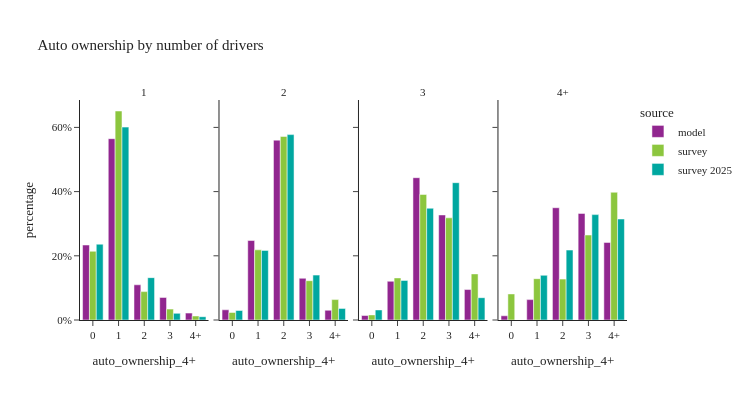

Write notebook code for a chart like this one.
### Code cell
util.plot_share_facetbar(hh_data.loc[hh_data['num_drivers_4+']!="0"], 'hh_weight', share_col="auto_ownership_4+", title="Auto ownership by number of drivers", 
                            facet_col="num_drivers_4+", facet_col_wrap=4, height=400, orientation='v')

### Figure 1 — Plotly figure (JSON) as saved in the notebook; plotly's stock layout.template omitted (floating-point values rounded to 4 significant figures)
{"data": [{"alignmentgroup": "True", "customdata": [[122472], [296186], [57488], [36866], [11291]], "hovertemplate": "source=model<br>num_drivers_4+=1<br>auto_ownership_4+=%{x}<br>percentage=%{y}<br>sample_size=%{customdata[0]}<extra></extra>", "legendgroup": "model", "marker": {"color": "#91268F", "pattern": {"shape": ""}}, "name": "model", "offsetgroup": "model", "orientation": "v", "showlegend": true, "textposition": "auto", "type": "bar", "x": ["0", "1", "2", "3", "4+"], "xaxis": "x", "y": [0.2336, 0.5649, 0.1096, 0.07031, 0.02154], "yaxis": "y"}, {"alignmentgroup": "True", "customdata": [[27166], [211585], [478809], [111035], [25918]], "hovertemplate": "source=model<br>num_drivers_4+=2<br>auto_ownership_4+=%{x}<br>percentage=%{y}<br>sample_size=%{customdata[0]}<extra></extra>", "legendgroup": "model", "marker": {"color": "#91268F", "pattern": {"shape": ""}}, "name": "model", "offsetgroup": "model", "orientation": "v", "showlegend": false, "textposition": "auto", "type": "bar", "x": ["0", "1", "2", "3", "4+"], "xaxis": "x2", "y": [0.03179, 0.2476, 0.5603, 0.1299, 0.03033], "yaxis": "y2"}, {"alignmentgroup": "True", "customdata": [[2899], [25057], [92115], [68005], [19720]], "hovertemplate": "source=model<br>num_drivers_4+=3<br>auto_ownership_4+=%{x}<br>percentage=%{y}<br>sample_size=%{customdata[0]}<extra></extra>", "legendgroup": "model", "marker": {"color": "#91268F", "pattern": {"shape": ""}}, "name": "model", "offsetgroup": "model", "orientation": "v", "showlegend": false, "textposition": "auto", "type": "bar", "x": ["0", "1", "2", "3", "4+"], "xaxis": "x3", "y": [0.01395, 0.1206, 0.4433, 0.3273, 0.0949], "yaxis": "y3"}, {"alignmentgroup": "True", "customdata": [[1950], [9445], [52021], [49390], [35934]], "hovertemplate": "source=model<br>num_drivers_4+=4+<br>auto_ownership_4+=%{x}<br>percentage=%{y}<br>sample_size=%{customdata[0]}<extra></extra>", "legendgroup": "model", "marker": {"color": "#91268F", "pattern": {"shape": ""}}, "name": "model", "offsetgroup": "model", "orientation": "v", "showlegend": false, "textposition": "auto", "type": "bar", "x": ["0", "1", "2", "3", "4+"], "xaxis": "x4", "y": [0.01311, 0.0635, 0.3497, 0.3321, 0.2416], "yaxis": "y4"}, {"alignmentgroup": "True", "customdata": [[511], [994], [125], [25], [14]], "hovertemplate": "source=survey<br>num_drivers_4+=1<br>auto_ownership_4+=%{x}<br>percentage=%{y}<br>sample_size=%{customdata[0]}<extra></extra>", "legendgroup": "survey", "marker": {"color": "#8CC63E", "pattern": {"shape": ""}}, "name": "survey", "offsetgroup": "survey", "orientation": "v", "showlegend": true, "textposition": "auto", "type": "bar", "x": ["0", "1", "2", "3", "4+"], "xaxis": "x", "y": [0.214, 0.6511, 0.08845, 0.03391, 0.01251], "yaxis": "y"}, {"alignmentgroup": "True", "customdata": [[114], [626], [868], [161], [57]], "hovertemplate": "source=survey<br>num_drivers_4+=2<br>auto_ownership_4+=%{x}<br>percentage=%{y}<br>sample_size=%{customdata[0]}<extra></extra>", "legendgroup": "survey", "marker": {"color": "#8CC63E", "pattern": {"shape": ""}}, "name": "survey", "offsetgroup": "survey", "orientation": "v", "showlegend": false, "textposition": "auto", "type": "bar", "x": ["0", "1", "2", "3", "4+"], "xaxis": "x2", "y": [0.02352, 0.2186, 0.5719, 0.1224, 0.0636], "yaxis": "y2"}, {"alignmentgroup": "True", "customdata": [[8], [50], [97], [74], [27]], "hovertemplate": "source=survey<br>num_drivers_4+=3<br>auto_ownership_4+=%{x}<br>percentage=%{y}<br>sample_size=%{customdata[0]}<extra></extra>", "legendgroup": "survey", "marker": {"color": "#8CC63E", "pattern": {"shape": ""}}, "name": "survey", "offsetgroup": "survey", "orientation": "v", "showlegend": false, "textposition": "auto", "type": "bar", "x": ["0", "1", "2", "3", "4+"], "xaxis": "x3", "y": [0.01595, 0.1311, 0.391, 0.3183, 0.1436], "yaxis": "y3"}, {"alignmentgroup": "True", "customdata": [[6], [24], [24], [29], [36]], "hovertemplate": "source=survey<br>num_drivers_4+=4+<br>auto_ownership_4+=%{x}<br>percentage=%{y}<br>sample_size=%{customdata[0]}<extra></extra>", "legendgroup": "survey", "marker": {"color": "#8CC63E", "pattern": {"shape": ""}}, "name": "survey", "offsetgroup": "survey", "orientation": "v", "showlegend": false, "textposition": "auto", "type": "bar", "x": ["0", "1", "2", "3", "4+"], "xaxis": "x4", "y": [0.08121, 0.1287, 0.1274, 0.2647, 0.398], "yaxis": "y4"}, {"alignmentgroup": "True", "customdata": [[174], [609], [130], [23], [12]], "hovertemplate": "source=survey 2025<br>num_drivers_4+=1<br>auto_ownership_4+=%{x}<br>percentage=%{y}<br>sample_size=%{customdata[0]}<extra></extra>", "legendgroup": "survey 2025", "marker": {"color": "#00A7A0", "pattern": {"shape": ""}}, "name": "survey 2025", "offsetgroup": "survey 2025", "orientation": "v", "showlegend": true, "textposition": "auto", "type": "bar", "x": ["0", "1", "2", "3", "4+"], "xaxis": "x", "y": [0.2362, 0.6009, 0.1319, 0.02076, 0.01024], "yaxis": "y"}, {"alignmentgroup": "True", "customdata": [[21], [268], [637], [179], [60]], "hovertemplate": "source=survey 2025<br>num_drivers_4+=2<br>auto_ownership_4+=%{x}<br>percentage=%{y}<br>sample_size=%{customdata[0]}<extra></extra>", "legendgroup": "survey 2025", "marker": {"color": "#00A7A0", "pattern": {"shape": ""}}, "name": "survey 2025", "offsetgroup": "survey 2025", "orientation": "v", "showlegend": false, "textposition": "auto", "type": "bar", "x": ["0", "1", "2", "3", "4+"], "xaxis": "x2", "y": [0.02961, 0.2168, 0.5775, 0.1398, 0.03617], "yaxis": "y2"}, {"alignmentgroup": "True", "customdata": [[5], [23], [65], [74], [27]], "hovertemplate": "source=survey 2025<br>num_drivers_4+=3<br>auto_ownership_4+=%{x}<br>percentage=%{y}<br>sample_size=%{customdata[0]}<extra></extra>", "legendgroup": "survey 2025", "marker": {"color": "#00A7A0", "pattern": {"shape": ""}}, "name": "survey 2025", "offsetgroup": "survey 2025", "orientation": "v", "showlegend": false, "textposition": "auto", "type": "bar", "x": ["0", "1", "2", "3", "4+"], "xaxis": "x3", "y": [0.03136, 0.1232, 0.3482, 0.4278, 0.06946], "yaxis": "y3"}, {"alignmentgroup": "True", "customdata": [[6], [14], [18], [25]], "hovertemplate": "source=survey 2025<br>num_drivers_4+=4+<br>auto_ownership_4+=%{x}<br>percentage=%{y}<br>sample_size=%{customdata[0]}<extra></extra>", "legendgroup": "survey 2025", "marker": {"color": "#00A7A0", "pattern": {"shape": ""}}, "name": "survey 2025", "offsetgroup": "survey 2025", "orientation": "v", "showlegend": false, "textposition": "auto", "type": "bar", "x": ["1", "2", "3", "4+"], "xaxis": "x4", "y": [0.1392, 0.2179, 0.3283, 0.3146], "yaxis": "y4"}], "layout": {"annotations": [{"font": {}, "showarrow": false, "text": "1", "x": 0.1175, "xanchor": "center", "xref": "paper", "y": 1.0, "yanchor": "bottom", "yref": "paper"}, {"font": {}, "showarrow": false, "text": "2", "x": 0.3725, "xanchor": "center", "xref": "paper", "y": 1.0, "yanchor": "bottom", "yref": "paper"}, {"font": {}, "showarrow": false, "text": "3", "x": 0.6275, "xanchor": "center", "xref": "paper", "y": 1.0, "yanchor": "bottom", "yref": "paper"}, {"font": {}, "showarrow": false, "text": "4+", "x": 0.8825, "xanchor": "center", "xref": "paper", "y": 1.0, "yanchor": "bottom", "yref": "paper"}], "barmode": "group", "height": 400, "legend": {"title": {"text": "source"}, "tracegroupgap": 0}, "title": {"text": "Auto ownership by number of drivers"}, "width": 750, "xaxis": {"anchor": "y", "domain": [0.0, 0.235], "title": {"text": "auto_ownership_4+"}}, "xaxis2": {"anchor": "y2", "domain": [0.255, 0.49], "matches": "x", "title": {"text": "auto_ownership_4+"}}, "xaxis3": {"anchor": "y3", "domain": [0.51, 0.745], "matches": "x", "title": {"text": "auto_ownership_4+"}}, "xaxis4": {"anchor": "y4", "domain": [0.765, 1.0], "matches": "x", "title": {"text": "auto_ownership_4+"}}, "yaxis": {"anchor": "x", "domain": [0.0, 1.0], "tickformat": ".0%", "title": {"text": "percentage"}}, "yaxis2": {"anchor": "x2", "domain": [0.0, 1.0], "matches": "y", "showticklabels": false, "tickformat": ".0%"}, "yaxis3": {"anchor": "x3", "domain": [0.0, 1.0], "matches": "y", "showticklabels": false}, "yaxis4": {"anchor": "x4", "domain": [0.0, 1.0], "matches": "y", "showticklabels": false}}}
